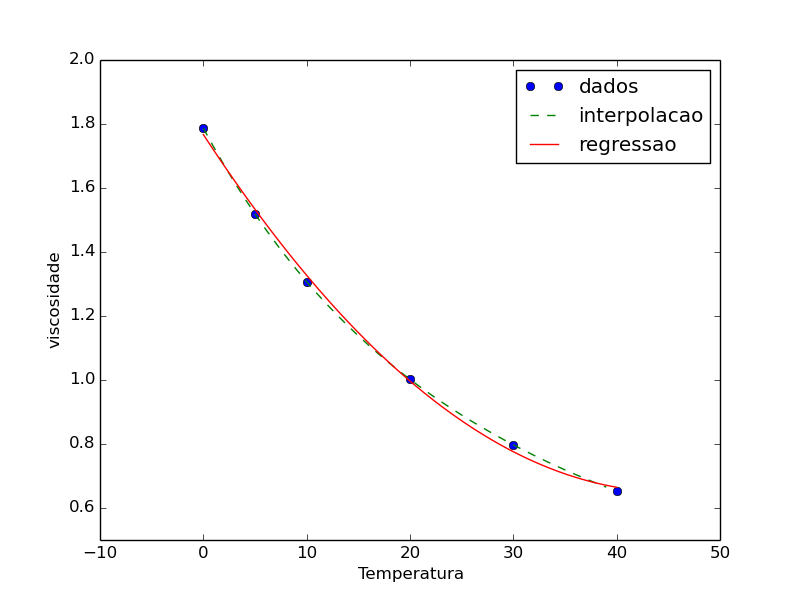

Here is the Python script that generated this plot:
# -*- coding: utf-8 -*-
import numpy as np
import matplotlib.pyplot as plt

T = np.array([0, 5, 10, 20, 30, 40])
mi = np.array([1.787, 1.519, 1.307, 1.002, 0.7975, 0.6529])

#calculo de interpolacao retirado de Kiusalaas
def coeffts(xData,yData):
    m = len(xData) 
    a = yData.copy()
    for k in range(1,m):
        a[k:m] = (a[k:m] - a[k-1])/(xData[k:m] - xData[k-1])
    return a

def evalPoly(a,xData,x):
    n = len(xData) - 1 
    p = a[n]
    for k in range(1,n+1):
        p = a[n-k] + (x -xData[n-k])*p
    return p
    
coeficientes = coeffts(T,mi)

#viscosidade para T = 7,5 graus
y_7_5 = evalPoly(coeficientes, T, 7.5)
print("temperatura de 7,5 celsius tem uma viscosidade de:\n")
print(y_7_5)

poly_reg = np.poly1d(np.polyfit(T, mi, 2))
poly_x = np.linspace(0, 40, 100)

y_interpolacao = []
for i in range(0,40):
    
    y = evalPoly(coeficientes, T, i)
    y_interpolacao.append(y)

ax1 = plt.plot(T, mi, 'o')
ax2 = plt.plot(y_interpolacao, '--')
ax3 = plt.plot(poly_x, poly_reg(poly_x), '-')

plt.legend(['dados','interpolacao','regressao'])
plt.xlabel('Temperatura')
plt.ylabel("viscosidade")
plt.axis([-10,50,0.5,2])

plt.show()
print(y_interpolacao)
